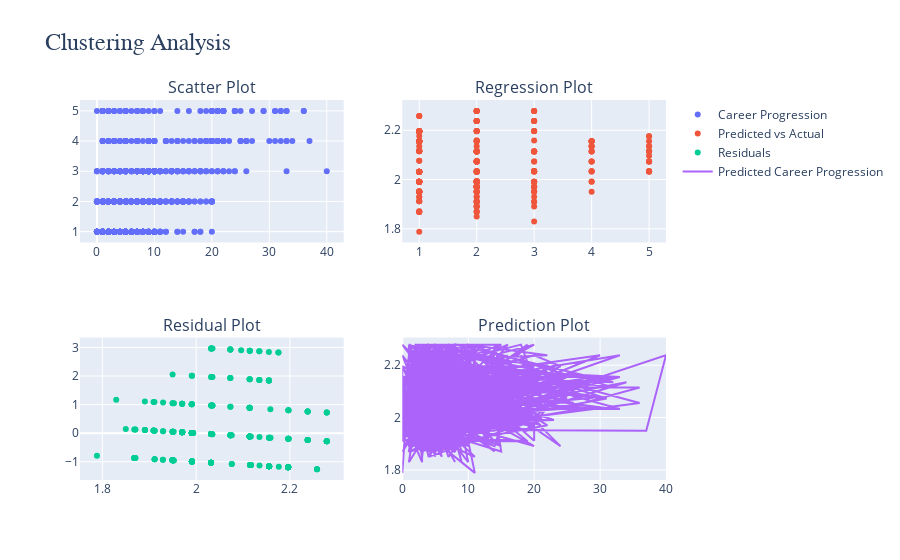

Notebook source saved alongside this figure:
### Code cell
fig.add_trace(go.Scatter(x=df['YearsAtCompany'], y=df['JobLevel'], mode='markers', name='Career Progression'), row=1, col=1)
fig.add_trace(go.Scatter(x=y_test, y=model.predict(X_test), mode='markers', name='Predicted vs Actual'), row=1, col=2)
fig.add_trace(go.Scatter(x=model.predict(X_test), y=y_test - model.predict(X_test), mode='markers', name='Residuals'), row=2, col=1)
fig.add_trace(go.Scatter(x=df['YearsAtCompany'], y=model.predict(X), mode='lines', name='Predicted Career Progression'), row=2, col=2)

fig.update_layout(title={
        'text': 'Clustering Analysis',
        'font_size': 24,
        'font_family': 'Arial Black',
    })

fig.show()

### Figure 1 — Plotly figure (JSON) as saved in the notebook; plotly's stock layout.template omitted (floating-point values rounded to 4 significant figures; data arrays with more than 128 entries replaced by an {"elided": "..."} marker saying what was removed)
{"data": [{"mode": "markers", "name": "Career Progression", "type": "scatter", "x": {"elided": "1480 int values"}, "xaxis": "x", "y": {"elided": "1480 int values"}, "yaxis": "y"}, {"mode": "markers", "name": "Predicted vs Actual", "type": "scatter", "x": {"elided": "296 int values"}, "xaxis": "x2", "y": {"elided": "296 float values"}, "yaxis": "y2"}, {"mode": "markers", "name": "Residuals", "type": "scatter", "x": {"elided": "296 float values"}, "xaxis": "x3", "y": {"elided": "296 float values"}, "yaxis": "y3"}, {"mode": "lines", "name": "Predicted Career Progression", "type": "scatter", "x": {"elided": "1480 int values"}, "xaxis": "x4", "y": {"elided": "1480 float values"}, "yaxis": "y4"}], "layout": {"annotations": [{"font": {"size": 16}, "showarrow": false, "text": "Scatter Plot", "x": 0.225, "xanchor": "center", "xref": "paper", "y": 1, "yanchor": "bottom", "yref": "paper"}, {"font": {"size": 16}, "showarrow": false, "text": "Regression Plot", "x": 0.775, "xanchor": "center", "xref": "paper", "y": 1, "yanchor": "bottom", "yref": "paper"}, {"font": {"size": 16}, "showarrow": false, "text": "Residual Plot", "x": 0.225, "xanchor": "center", "xref": "paper", "y": 0.375, "yanchor": "bottom", "yref": "paper"}, {"font": {"size": 16}, "showarrow": false, "text": "Prediction Plot", "x": 0.775, "xanchor": "center", "xref": "paper", "y": 0.375, "yanchor": "bottom", "yref": "paper"}], "title": {"font": {"family": "Arial Black", "size": 24}, "text": "Clustering Analysis"}, "xaxis": {"anchor": "y", "domain": [0, 0.45]}, "xaxis2": {"anchor": "y2", "domain": [0.55, 1]}, "xaxis3": {"anchor": "y3", "domain": [0, 0.45]}, "xaxis4": {"anchor": "y4", "domain": [0.55, 1]}, "yaxis": {"anchor": "x", "domain": [0.625, 1]}, "yaxis2": {"anchor": "x2", "domain": [0.625, 1]}, "yaxis3": {"anchor": "x3", "domain": [0, 0.375]}, "yaxis4": {"anchor": "x4", "domain": [0, 0.375]}}}
